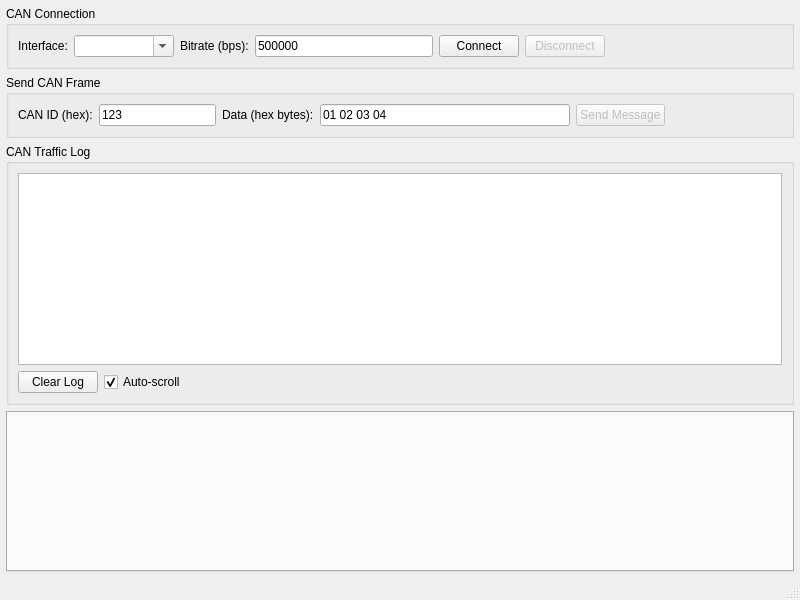
<?xml version="1.0" encoding="UTF-8"?>
<ui version="4.0">
 <class>CANTrafficMonitor</class>
 <widget class="QMainWindow" name="CANTrafficMonitor">
  <property name="geometry">
   <rect>
    <x>0</x>
    <y>0</y>
    <width>800</width>
    <height>600</height>
   </rect>
  </property>
  <property name="windowTitle">
   <string>CAN Bus Monitor</string>
  </property>
  <widget class="QWidget" name="centralwidget">
   <layout class="QVBoxLayout" name="verticalLayout_2">
    <property name="leftMargin">
     <number>6</number>
    </property>
    <property name="topMargin">
     <number>6</number>
    </property>
    <property name="rightMargin">
     <number>6</number>
    </property>
    <property name="bottomMargin">
     <number>6</number>
    </property>
    <item>
     <widget class="QGroupBox" name="connectionGroup">
      <property name="title">
       <string>CAN Connection</string>
      </property>
      <layout class="QHBoxLayout" name="horizontalLayout">
       <item>
        <widget class="QLabel" name="interfaceLabel">
         <property name="text">
          <string>Interface:</string>
         </property>
        </widget>
       </item>
       <item>
        <widget class="QComboBox" name="interfaceCombo">
         <property name="minimumSize">
          <size>
           <width>100</width>
           <height>0</height>
          </size>
         </property>
         <property name="editable">
          <bool>true</bool>
         </property>
        </widget>
       </item>
       <item>
        <widget class="QLabel" name="bitrateLabel">
         <property name="text">
          <string>Bitrate (bps):</string>
         </property>
        </widget>
       </item>
       <item>
        <widget class="QLineEdit" name="bitrateEdit">
         <property name="minimumSize">
          <size>
           <width>100</width>
           <height>0</height>
          </size>
         </property>
         <property name="text">
          <string>500000</string>
         </property>
        </widget>
       </item>
       <item>
        <widget class="QPushButton" name="connectBtn">
         <property name="enabled">
          <bool>true</bool>
         </property>
         <property name="text">
          <string>Connect</string>
         </property>
        </widget>
       </item>
       <item>
        <widget class="QPushButton" name="disconnectBtn">
         <property name="enabled">
          <bool>false</bool>
         </property>
         <property name="text">
          <string>Disconnect</string>
         </property>
        </widget>
       </item>
       <item>
        <spacer name="horizontalSpacer">
         <property name="orientation">
          <enum>Qt::Orientation::Horizontal</enum>
         </property>
         <property name="sizeHint" stdset="0">
          <size>
           <width>40</width>
           <height>20</height>
          </size>
         </property>
        </spacer>
       </item>
      </layout>
     </widget>
    </item>
    <item>
     <widget class="QGroupBox" name="sendGroup">
      <property name="title">
       <string>Send CAN Frame</string>
      </property>
      <layout class="QHBoxLayout" name="horizontalLayout_2">
       <item>
        <widget class="QLabel" name="idLabel">
         <property name="text">
          <string>CAN ID (hex):</string>
         </property>
        </widget>
       </item>
       <item>
        <widget class="QLineEdit" name="sendIdEdit">
         <property name="text">
          <string>123</string>
         </property>
         <property name="fixedWidth" stdset="0">
          <number>100</number>
         </property>
        </widget>
       </item>
       <item>
        <widget class="QLabel" name="dataLabel">
         <property name="text">
          <string>Data (hex bytes):</string>
         </property>
        </widget>
       </item>
       <item>
        <widget class="QLineEdit" name="sendDataEdit">
         <property name="minimumSize">
          <size>
           <width>250</width>
           <height>0</height>
          </size>
         </property>
         <property name="text">
          <string>01 02 03 04</string>
         </property>
        </widget>
       </item>
       <item>
        <widget class="QPushButton" name="sendBtn">
         <property name="enabled">
          <bool>false</bool>
         </property>
         <property name="text">
          <string>Send Message</string>
         </property>
        </widget>
       </item>
       <item>
        <spacer name="horizontalSpacer_2">
         <property name="orientation">
          <enum>Qt::Orientation::Horizontal</enum>
         </property>
         <property name="sizeHint" stdset="0">
          <size>
           <width>40</width>
           <height>20</height>
          </size>
         </property>
        </spacer>
       </item>
      </layout>
     </widget>
    </item>
    <item>
     <widget class="QGroupBox" name="trafficGroup">
      <property name="title">
       <string>CAN Traffic Log</string>
      </property>
      <layout class="QVBoxLayout" name="verticalLayout">
       <item>
        <widget class="QTextEdit" name="logArea">
         <property name="font">
          <font>
           <family>Monospace</family>
           <pointsize>9</pointsize>
          </font>
         </property>
         <property name="readOnly">
          <bool>true</bool>
         </property>
        </widget>
       </item>
       <item>
        <layout class="QHBoxLayout" name="horizontalLayout_3">
         <item>
          <widget class="QPushButton" name="clearLogBtn">
           <property name="maximumSize">
            <size>
             <width>100</width>
             <height>16777215</height>
            </size>
           </property>
           <property name="text">
            <string>Clear Log</string>
           </property>
          </widget>
         </item>
         <item>
          <widget class="QCheckBox" name="autoScrollCheck">
           <property name="text">
            <string>Auto-scroll</string>
           </property>
           <property name="checked">
            <bool>true</bool>
           </property>
          </widget>
         </item>
         <item>
          <spacer name="horizontalSpacer_3">
           <property name="orientation">
            <enum>Qt::Orientation::Horizontal</enum>
           </property>
           <property name="sizeHint" stdset="0">
            <size>
             <width>40</width>
             <height>20</height>
            </size>
           </property>
          </spacer>
         </item>
        </layout>
       </item>
      </layout>
     </widget>
    </item>
    <item>
     <widget class="QTabWidget" name="tabWidget">
      <property name="currentIndex">
       <number>-1</number>
      </property>
     </widget>
    </item>
   </layout>
  </widget>
  <widget class="QStatusBar" name="statusbar"/>
 </widget>
 <resources/>
 <connections/>
</ui>
